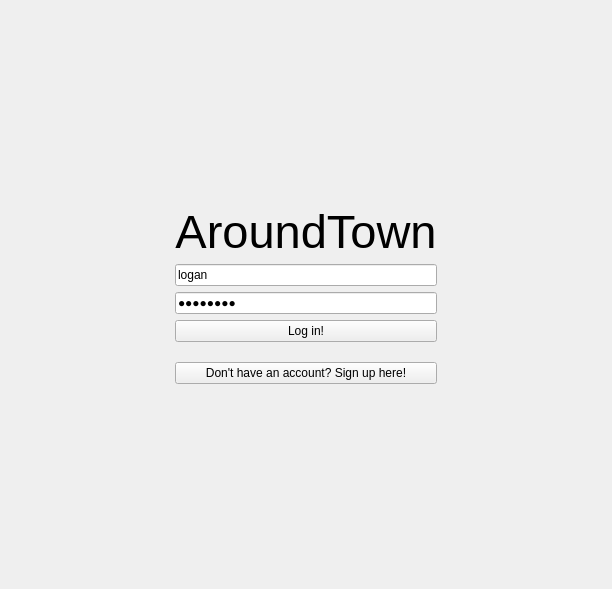
<?xml version="1.0" encoding="UTF-8"?>
<ui version="4.0">
 <class>Form</class>
 <widget class="QWidget" name="Form">
  <property name="geometry">
   <rect>
    <x>0</x>
    <y>0</y>
    <width>612</width>
    <height>589</height>
   </rect>
  </property>
  <property name="windowTitle">
   <string>Form</string>
  </property>
  <layout class="QHBoxLayout" name="horizontalLayout" stretch="0,0,0">
   <item>
    <spacer name="horizontalSpacer">
     <property name="orientation">
      <enum>Qt::Orientation::Horizontal</enum>
     </property>
     <property name="sizeHint" stdset="0">
      <size>
       <width>40</width>
       <height>20</height>
      </size>
     </property>
    </spacer>
   </item>
   <item>
    <widget class="QFrame" name="verticalFrame">
     <layout class="QVBoxLayout" name="verticalLayout">
      <item>
       <spacer name="verticalSpacer">
        <property name="orientation">
         <enum>Qt::Orientation::Vertical</enum>
        </property>
        <property name="sizeHint" stdset="0">
         <size>
          <width>20</width>
          <height>159</height>
         </size>
        </property>
       </spacer>
      </item>
      <item>
       <widget class="QLabel" name="app_title">
        <property name="font">
         <font>
          <pointsize>35</pointsize>
         </font>
        </property>
        <property name="text">
         <string>AroundTown</string>
        </property>
        <property name="alignment">
         <set>Qt::AlignmentFlag::AlignCenter</set>
        </property>
       </widget>
      </item>
      <item>
       <widget class="QLineEdit" name="username_entry">
        <property name="accessibleName">
         <string>Username</string>
        </property>
        <property name="accessibleDescription">
         <string>Type your username</string>
        </property>
        <property name="text">
         <string>logan</string>
        </property>
        <property name="placeholderText">
         <string>Username</string>
        </property>
       </widget>
      </item>
      <item>
       <widget class="QLineEdit" name="password_entry">
        <property name="accessibleName">
         <string>Password</string>
        </property>
        <property name="accessibleDescription">
         <string>Type your password</string>
        </property>
        <property name="text">
         <string>password</string>
        </property>
        <property name="echoMode">
         <enum>QLineEdit::EchoMode::Password</enum>
        </property>
        <property name="placeholderText">
         <string>Password</string>
        </property>
        <property name="cursorMoveStyle">
         <enum>Qt::CursorMoveStyle::LogicalMoveStyle</enum>
        </property>
       </widget>
      </item>
      <item>
       <widget class="QPushButton" name="login_button">
        <property name="text">
         <string>Log in!</string>
        </property>
       </widget>
      </item>
      <item>
       <widget class="QLabel" name="error_label">
        <property name="font">
         <font>
          <pointsize>5</pointsize>
         </font>
        </property>
        <property name="text">
         <string/>
        </property>
       </widget>
      </item>
      <item>
       <widget class="QPushButton" name="signup_button">
        <property name="text">
         <string>Don't have an account? Sign up here!</string>
        </property>
       </widget>
      </item>
      <item>
       <spacer name="verticalSpacer_2">
        <property name="orientation">
         <enum>Qt::Orientation::Vertical</enum>
        </property>
        <property name="sizeHint" stdset="0">
         <size>
          <width>20</width>
          <height>172</height>
         </size>
        </property>
       </spacer>
      </item>
     </layout>
    </widget>
   </item>
   <item>
    <spacer name="horizontalSpacer_2">
     <property name="orientation">
      <enum>Qt::Orientation::Horizontal</enum>
     </property>
     <property name="sizeHint" stdset="0">
      <size>
       <width>40</width>
       <height>20</height>
      </size>
     </property>
    </spacer>
   </item>
  </layout>
 </widget>
 <resources/>
 <connections/>
</ui>
